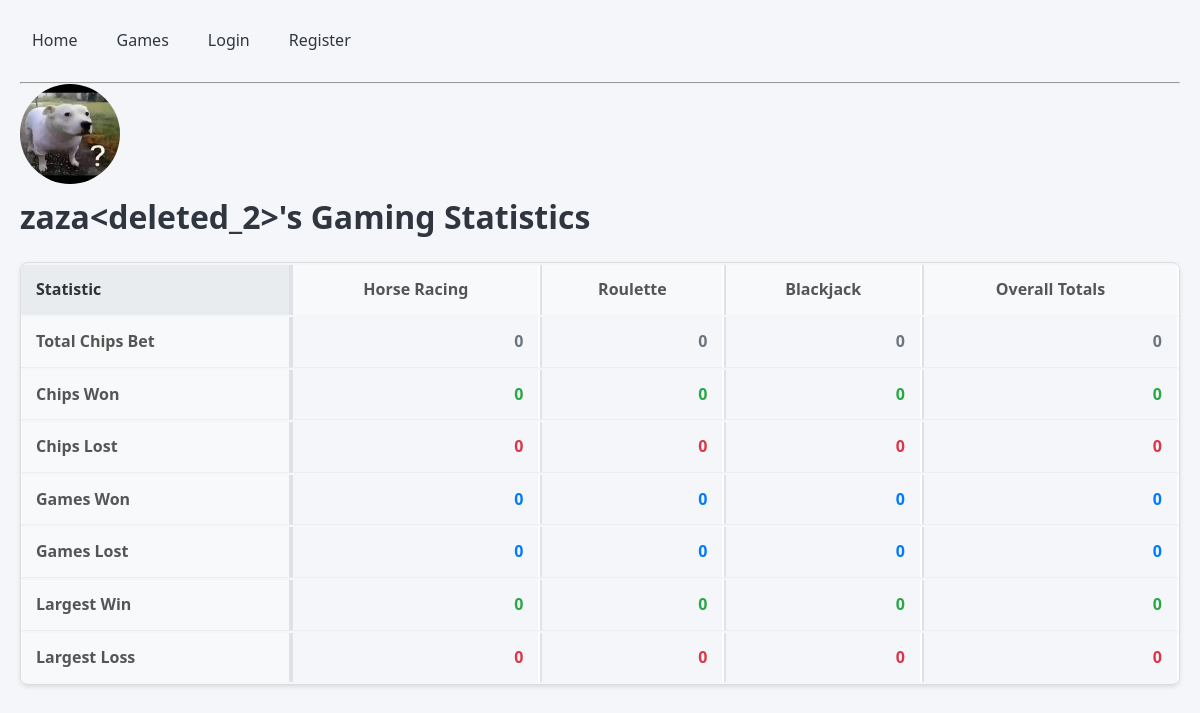
The page /profile/2/stats/ on the database as committed earlier.
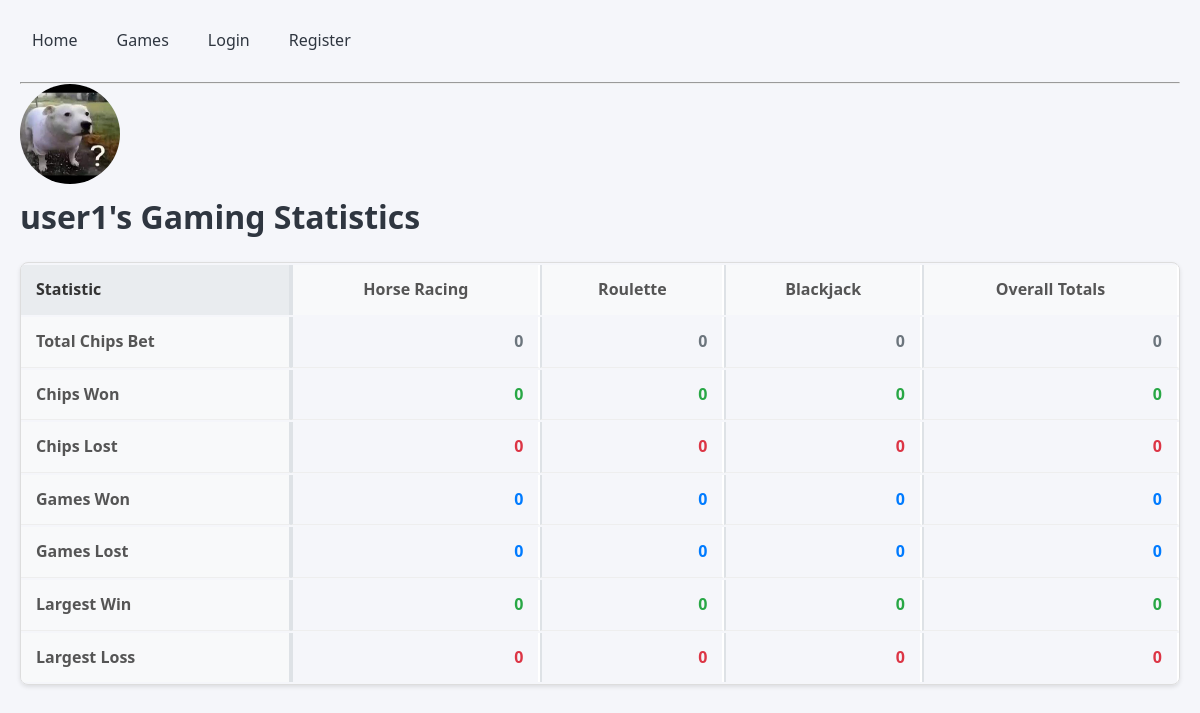
The same page on the database as committed later.
### GamePlatformApp/models.py (models this page shows)
class User(AbstractUser):
    profile_picture = models.ImageField(upload_to='img/', default = 'profile.jpg')
    bio = models.CharField(max_length=250, default='A GamePlatform user')
    created_at = models.DateTimeField(auto_now_add=True)
    updated_at = models.DateTimeField(auto_now=True)
    chips = models.IntegerField(default=1000)
    horse_race_chips_bet = models.IntegerField(default=0)
    horse_race_chips_won = models.IntegerField(default=0)
    horse_race_games_won = models.IntegerField(default=0)
    horse_race_games_lost = models.IntegerField(default=0)
    horse_race_chips_lost = models.IntegerField(default=0)
    horse_race_highest_win = models.IntegerField(default=0)
    horse_race_highest_lost = models.IntegerField(default=0)
    roulette_chips_bet = models.IntegerField(default=0)
    roulette_chips_won = models.IntegerField(default=0)
    roulette_games_won = models.IntegerField(default=0)
    roulette_games_lost = models.IntegerField(default=0)
    roulette_chips_lost = models.IntegerField(default=0)
    roulette_highest_win = models.IntegerField(default=0)
    roulette_highest_lost = models.IntegerField(default=0)
    blackjack_chips_bet = models.IntegerField(default=0)
    blackjack_chips_won = models.IntegerField(default=0)
    blackjack_games_won = models.IntegerField(default=0)
    blackjack_games_lost = models.IntegerField(default=0)
    blackjack_chips_lost = models.IntegerField(default=0)
    blackjack_highest_win = models.IntegerField(default=0)
    blackjack_highest_lost = models.IntegerField(default=0)
    total_chips_bet = models.IntegerField(default=0)
    total_chips_won = models.IntegerField(default=0)
    total_games_won = models.IntegerField(default=0)
    total_games_lost = models.IntegerField(default=0)
    total_chips_lost = models.IntegerField(default=0)
    total_highest_win = models.IntegerField(default=0)
    total_highest_lost = models.IntegerField(default=0)

### GamePlatformApp/views.py (the view)
# urls.py: path('profile/<int:pk>/stats/', UserStatsView.as_view(), name="user-stats"),
class UserStatsView(DetailView):
    model = User
    template_name = 'GamePlatformApp/users/user_stats.html'
    context_object_name = 'profile_user'
    def get_context_data(self, **kwargs):
        context = super().get_context_data(**kwargs)
        profile_user = self.get_object()
        return context

### templates/GamePlatformApp/users/user_stats.html (shortened to what this page needs)
{% extends 'GamePlatformApp/base_navbar.html' %}
{% block content %}
<img src="{{ profile_user.profile_picture.url }}" alt="Profile Picture" class="profile-picture">
<h1>{{ profile_user.username }}'s Gaming Statistics</h1>
<div class="stats-container">
    <table class="stats-table">
        <thead>
            <tr>
                <th>Statistic</th>
                <th>Horse Racing</th>
                <th>Roulette</th>
                <th>Blackjack</th>
                <th>Overall Totals</th>
            </tr>
        </thead>
        <tbody>
            <tr>
                <td class="stat-bet">Total Chips Bet</td>
                <td class="stat-bet">{{ profile_user.horse_race_chips_bet }}</td>
                <td class="stat-bet">{{ profile_user.roulette_chips_bet }}</td>
                <td class="stat-bet">{{ profile_user.blackjack_chips_bet }}</td>
                <td class="stat-bet">{{ profile_user.total_chips_bet }}</td>
            </tr>
            <tr>
                <td class="stat-win">Chips Won</td>
                <td class="stat-win">{{ profile_user.horse_race_chips_won }}</td>
                <td class="stat-win">{{ profile_user.roulette_chips_won }}</td>
                <td class="stat-win">{{ profile_user.blackjack_chips_won }}</td>
                <td class="stat-win">{{ profile_user.total_chips_won }}</td>
            </tr>
            <tr>
                <td class="stat-loss">Chips Lost</td>
                <td class="stat-loss">{{ profile_user.horse_race_chips_lost }}</td>
                <td class="stat-loss">{{ profile_user.roulette_chips_lost }}</td>
                <td class="stat-loss">{{ profile_user.blackjack_chips_lost }}</td>
                <td class="stat-loss">{{ profile_user.total_chips_lost }}</td>
            </tr>
            <tr>
                <td class="stat-games">Games Won</td>
                <td class="stat-games">{{ profile_user.horse_race_games_won }}</td>
                <td class="stat-games">{{ profile_user.roulette_games_won }}</td>
                <td class="stat-games">{{ profile_user.blackjack_games_won }}</td>
                <td class="stat-games">{{ profile_user.total_games_won }}</td>
            </tr>
            <tr>
                <td class="stat-games">Games Lost</td>
                <td class="stat-games">{{ profile_user.horse_race_games_lost }}</td>
                <td class="stat-games">{{ profile_user.roulette_games_lost }}</td>
                <td class="stat-games">{{ profile_user.blackjack_games_lost }}</td>
                <td class="stat-games">{{ profile_user.total_games_lost }}</td>
            </tr>
            <tr>
                <td class="stat-win">Largest Win</td>
                <td class="stat-win">{{ profile_user.horse_race_highest_win }}</td>
                <td class="stat-win">{{ profile_user.roulette_highest_win }}</td>
                <td class="stat-win">{{ profile_user.blackjack_highest_win }}</td>
                <td class="stat-win">{{ profile_user.total_highest_win }}</td>
            </tr>
            <tr>
                <td class="stat-loss">Largest Loss</td>
                <td class="stat-loss">{{ profile_user.horse_race_highest_lost }}</td>
                <td class="stat-loss">{{ profile_user.roulette_highest_lost }}</td>
                <td class="stat-loss">{{ profile_user.blackjack_highest_lost }}</td>
                <td class="stat-loss">{{ profile_user.total_highest_lost }}</td>
            </tr>
        </tbody>
    </table>
</div>
{% endblock %}

Rows that differ between the two databases and show on the page:
changed User: username "zaza<deleted_2>" → "user1"
